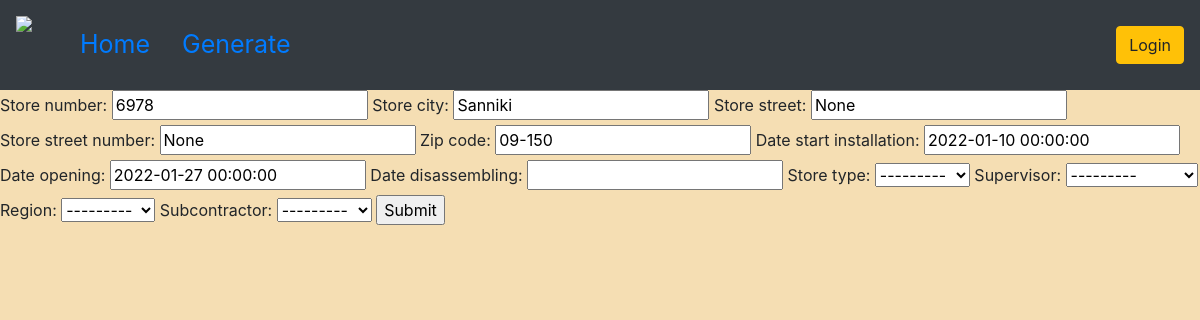
Screenshot of /update_store/3/ with the database file from the repository.
### schedule/models.py (models this page shows, shortened)
class Store(Model):
    REGION = (
        ('T', 'Wojnicz'),
        ('LUB', 'Lubartów')
    )
    store_number = CharField(max_length=4, null=False)
    store_city = CharField(max_length=30)
    store_street = CharField(max_length=30)
    store_street_number = CharField(max_length=30)
    zip_code = CharField(max_length=6)
    date_start_installation = DateTimeField(null=True, blank=True)
    date_opening = DateTimeField(null=True, blank=True)
    date_disassembling = DateTimeField(null=True, blank=True)
    date_of_adding = DateTimeField(auto_now_add=True, null=True)
    store_type = ForeignKey(StoreType, null=True, blank=True,
                            on_delete=SET_NULL)
    supervisor = ForeignKey(Supervisor, null=True, blank=True,
                            on_delete=SET_NULL)
    region = CharField(max_length=30, choices=REGION, null=True)
    subcontractor = ForeignKey(Subcontractor, null=True, blank=True,
                               on_delete=SET_NULL)
    class Meta:
        app_label = "schedule"
    "Jak zrobić aby w zależności od tego czy jest typ nowy, date disassemblin się nie pojawiała"

### schedule/views.py (the view)
# urls.py: path('update_store/<str:pk>/', views.updateStore, name='update_store'),
def updateStore(request, pk):
    store = Store.objects.get(id=pk)
    form = StoreForm(instance=store)
    if request.method == 'POST':
        form = StoreForm(request.POST, instance=store)
        if form.is_valid():
            form.save()
            return redirect('/')
    context = {'form': form}
    return render(request, 'schedule/crud.html', context)

### schedule/forms.py
class StoreForm(ModelForm):
    class Meta:
        model = Store
        fields = '__all__'

### schedule/models.py (called while the page is built)
    def __str__(self):
        return self.condition

    def __str__(self):
        return f"{self.first_name} {self.last_name}"

    def __str__(self):
        return self.name

### schedule/templates/schedule/crud.html (shortened to what this page needs)
{% extends 'schedule/main.html' %}
{% load static %}
{% block content %}
<form action="" method="POST">
    {{form}}
    <input type="submit" name="Submit">
</form>
{% endblock %}

### static/css/main.css (style rules this page uses)
body { background-color: wheat; }

### rows the page displays
Store: store_number "6978", store_city "Sanniki", store_street "None", store_street_number "None", zip_code "09-150", date_start_installation "2022-01-10 00:00:00", date_opening "2022-01-27 00:00:00", store_type "---------", supervisor "---------", region "---------", subcontractor "---------"
